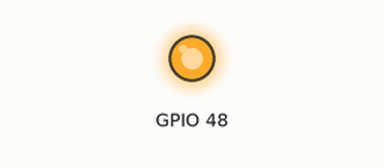
A sketch run on a simulated ESP32-S3. On the bench: output pins drawn as LEDs (lit = HIGH). What the sketch prints to the serial monitor is not drawn.

Above: at 1.0 s.
At 3.0 s:
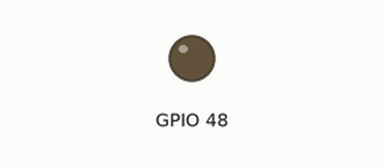
Timing chart, 0 to 5.2 s (numbered marks = the images above):
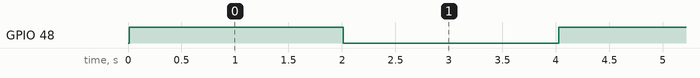

The sketch:

sketch.ino
```cpp
// sketch.ino
// main entry points

#include <Arduino.h>
#include <esp_log.h>

// to blink or not to blink...
bool doBlinking = true;

void setup() {
  Serial.begin(115200);
  Serial.println("arduino started");
  pinMode(LED_BUILTIN, OUTPUT);
} // setup

void loop() {
  Serial.printf("\nahem, hello (merged bin) world\n");

  #ifdef ESP_IDF_VERSION_MAJOR
    Serial.printf( // IDF version
      "IDF version: %d.%d.%d\n",
      ESP_IDF_VERSION_MAJOR, ESP_IDF_VERSION_MINOR, ESP_IDF_VERSION_PATCH
    );
  #endif
  #ifdef ESP_ARDUINO_VERSION_MAJOR
    Serial.printf(
      "ESP_ARDUINO_VERSION_MAJOR=%d; MINOR=%d; PATCH=%d\n",
      ESP_ARDUINO_VERSION_MAJOR, ESP_ARDUINO_VERSION_MINOR,
      ESP_ARDUINO_VERSION_PATCH
    );
  #endif
  #ifdef ARDUINO_FEATHER_ESP32
    Serial.printf("ARDUINO_FEATHER_ESP32 is defined\n");
  #endif
  #ifdef ARDUINO_ARCH_ESP32
    Serial.printf("ARDUINO_ARCH_ESP32 is defined\n");
  #endif
  #if CONFIG_IDF_TARGET_ESP32
    Serial.printf("CONFIG_IDF_TARGET_ESP32\n");
  #endif
  #if CONFIG_IDF_TARGET_ESP32S3
    Serial.printf("CONFIG_IDF_TARGET_ESP32S3\n");
  #endif
  #ifdef ESP_PLATFORM
    Serial.printf("ESP_PLATFORM is defined\n");
  #endif
  #ifdef ESP32
    Serial.printf("ESP32 is defined\n");
  #endif
  #ifdef IDF_VER
    Serial.printf("IDF_VER=%s\n", IDF_VER);
  #endif
  #ifdef ARDUINO
    Serial.printf("ARDUINO=%d\n", ARDUINO);
  #endif
  #ifdef ARDUINO_BOARD
    Serial.printf("ARDUINO_BOARD=%s\n", ARDUINO_BOARD);
  #endif
  #ifdef ARDUINO_VARIANT
    Serial.printf("ARDUINO_VARIANT=%s\n", ARDUINO_VARIANT);
  #endif
  #ifdef ARDUINO_SERIAL_PORT
    Serial.printf("ARDUINO_SERIAL_PORT=%d\n", ARDUINO_SERIAL_PORT);
  #endif

  if(doBlinking) {
    digitalWrite(LED_BUILTIN, HIGH);
    delay(2000);
    digitalWrite(LED_BUILTIN, LOW);
    delay(2000);
  }
} // loop
```

Measured:
- by itself, GPIO 48: alternates HIGH for 2.0 s and LOW for 2.0 s
